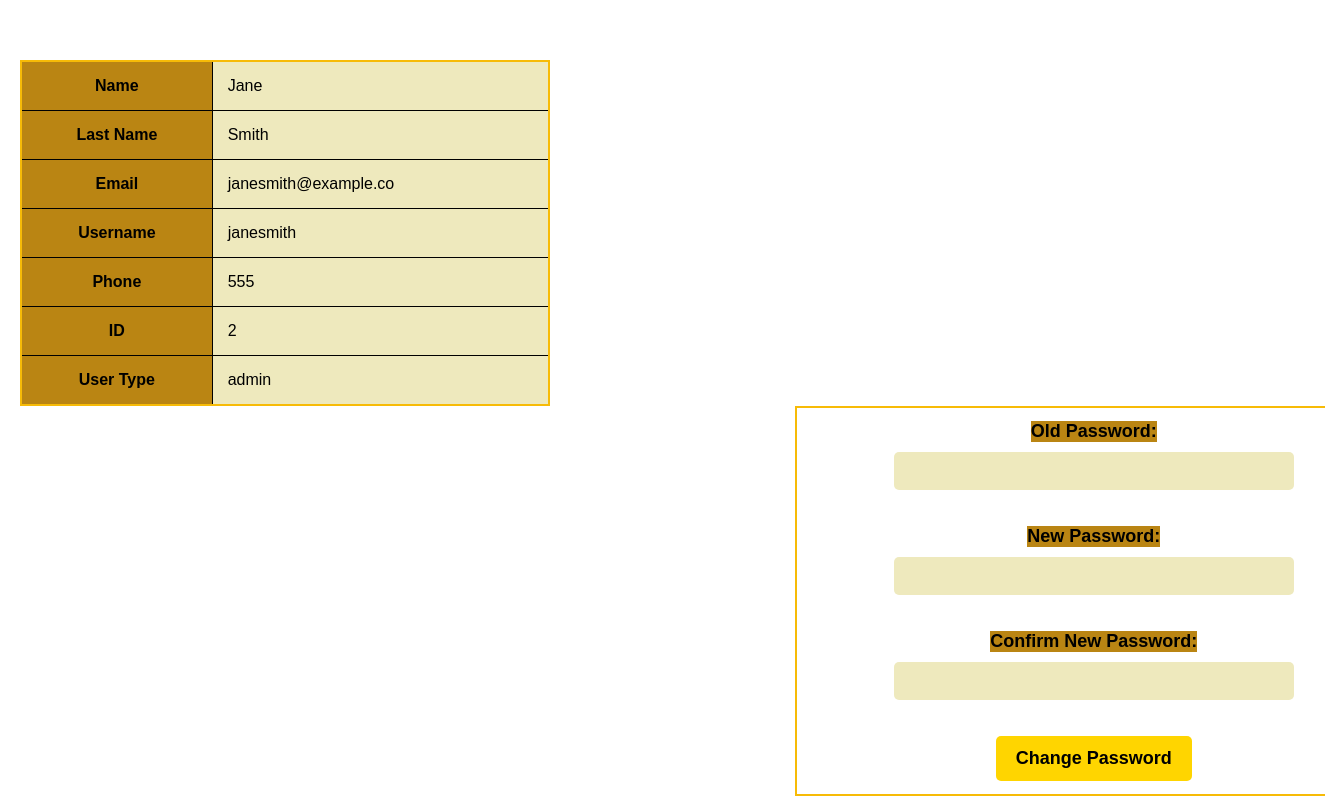
The app's page /profile.php (signed in) with its own data.
### tables this page shows
CREATE TABLE `users` (
  `name` varchar(20) NOT NULL,
  `last_name` varchar(20) NOT NULL,
  `email` varchar(20) NOT NULL,
  `password` varchar(20) NOT NULL,
  `username` varchar(20) NOT NULL,
  `phone` int(20) NOT NULL,
  `id` int(11) NOT NULL,
  `usertype` varchar(20) NOT NULL
);

### profile.php (the view, shortened to what this page needs)
<html>
<head>
    <link rel="stylesheet" href="profilecss.css">
</head>
<body>
    <?php
    require  "connect.php";
    $username = $_SESSION['username'];
    $query = "SELECT name, last_name, email, password, username, phone, id, usertype FROM users where username ='$username' ";
    $result = mysqli_query($conn, $query);
    if ($result) {
        echo "<table>";
        while ($row = mysqli_fetch_assoc($result)) {
            echo "<tr>
            <th>Name</th>";
            echo "<td>" . $row["name"] . "</td>";
            echo "<tr>";
            echo "<tr>
            <th>Last Name</th>";
            echo "<td>" . $row["last_name"] . "</td>";
            echo "<tr>";
            echo "<tr>
            <th>Email</th>";
            echo "<td>" . $row["email"] . "</td>";
            echo "<tr>";
            echo "<tr>
            <th>Username</th>";
            echo "<td>" . $row["username"] . "</td>";
            echo "<tr>";
            echo "<tr>
            <th>Phone</th>";
            echo "<td>" . $row["phone"] . "</td>";
            echo "<tr>";
            echo "<tr>
            <th>ID</th>";
            echo "<td>" . $row["id"] . "</td>";
            echo "<tr>";
            echo "<tr>
            <th>User Type</th>";
            echo "<td>" . $row["usertype"] . "</td>";
        }
        echo "</table>";
    ?>
        <form action="changepassword.php" method="post">
            <label for="old_password">Old Password:</label>
            <input type="password" id="old_password" name="old_password"><br>
            <label for="new_password">New Password:</label>
            <input type="password" id="new_password" name="new_password"><br>
            <label for="confirm_password">Confirm New Password:</label>
            <input type="password" id="confirm_password" name="confirm_password"><br>
            <button type="submit">Change Password</button>
        </form>
    <?php
    } else {
        echo "Error: " . $query . "<br>" . mysqli_error($conn);
    }
    ?>
</body>
</html>

### profilecss.css (style rules this page uses)
body { font-family: Arial, sans-serif; font-size: 14px; margin: 0; background-image: url("img/anp.png"); background-repeat: no-repeat; background-size: cover; }
table { border-collapse: collapse; width: 40%; background-color: #eee9bd; margin-left: 20px ; margin-top: 60px; border: 2px solid #f7bb07; }
table th, table td { border: 1px solid #000000; padding: 15px; }
table th { background-color: #ba8513; }
form { display: flex; flex-direction: column; align-items: center; margin-left: 60%; border: 2px solid #f7bb07; width: 15cm; padding: 1%; }
label { font-size: 18px; font-weight: bold; margin-bottom: 10px; display: block; color: black; background-color:#ba8513; }
input[type="password"] { padding: 10px; font-size: 16px; border: none; border-radius: 5px; background-color: #eee9bd; margin-bottom: 20px; width: 100%; max-width: 400px; box-sizing: border-box; }
button[type="submit"] { background-color: #ffd500; color: rgb(0, 0, 0); font-size: 18px; font-weight: bold; padding: 12px 20px; border: none; border-radius: 5px; cursor: pointer; }

### records on screen
users: name "Jane", last_name "Smith", email "janesmith@example.co", username "janesmith", phone "555", id "2", usertype "admin"
